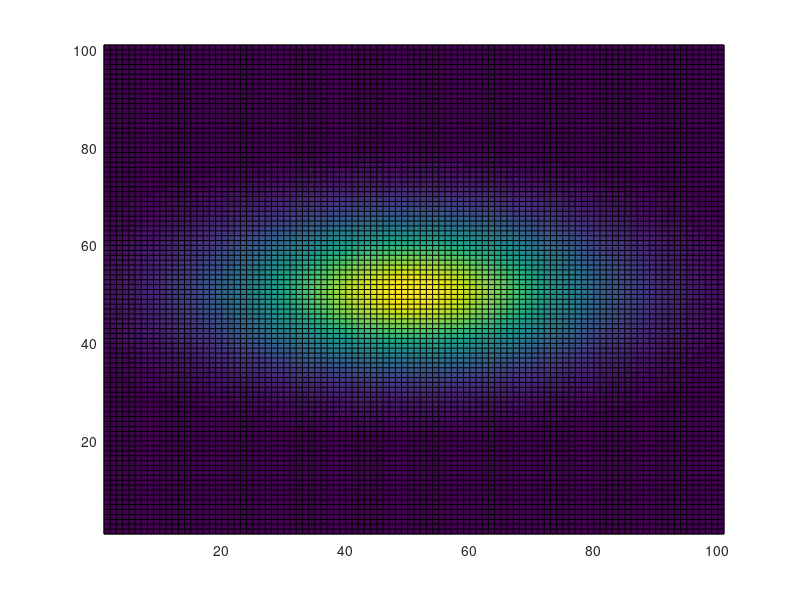
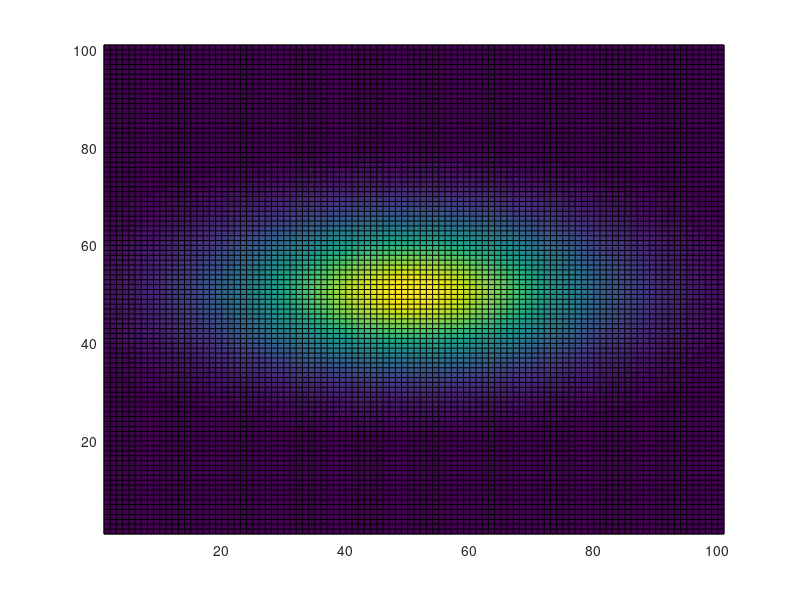
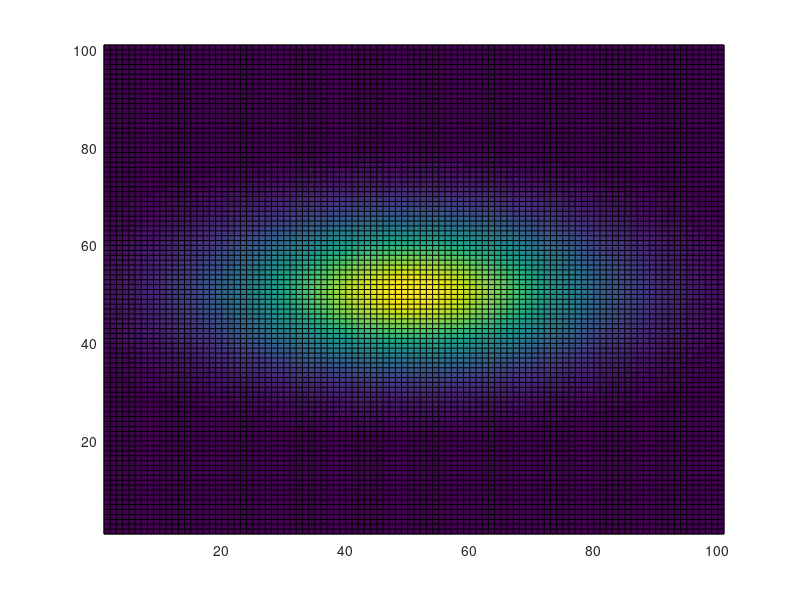
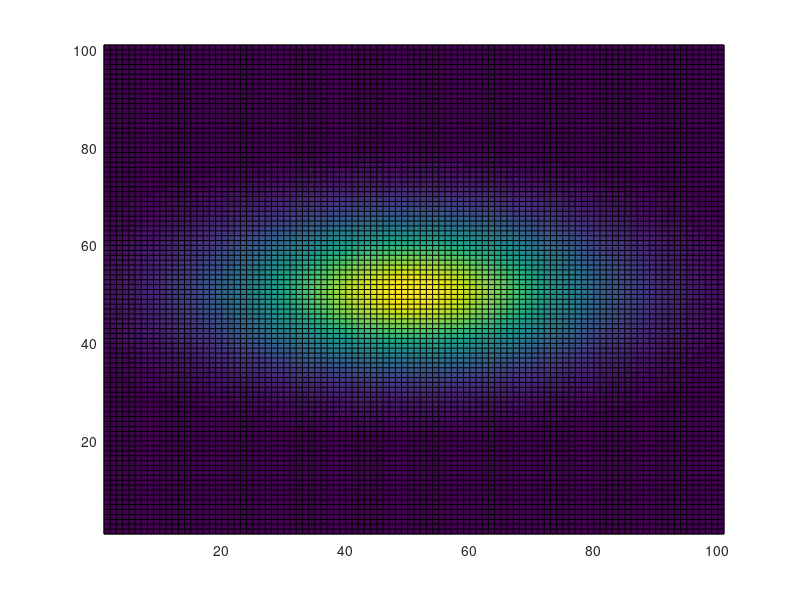

Here is the MATLAB script that generated these plots, in order:
%
clear all;

x0=0; y0=0;
a=0.5;
b=0;
c=0.125;
lim_inf=-5;
lim_sup=5;
step=0.1;

N= 1 + (lim_sup-lim_inf)/step;
for k=1:lim_sup
    for i=1:N
        X=i*step +lim_inf;
        for j=1:N
            Y=j*step +lim_inf;
            Z(i,j) = k*exp( - (a*(X-x0)^2 + 2*b*(X-x0)*(Y-y0) + c*(Y-y0)^2)) ;
        end
    end
    pcolor(Z)
    %shading interp;
    file = strcat('data', num2str(k));
    print(file,'-dbmp')
    %pause(0.1) %in seconds 
    csvwrite(file,Z);
    hold on
     H = csvread(file);
     contour(H,5,'linecolor','w', 'linewidth', 2);
     hold off
end

